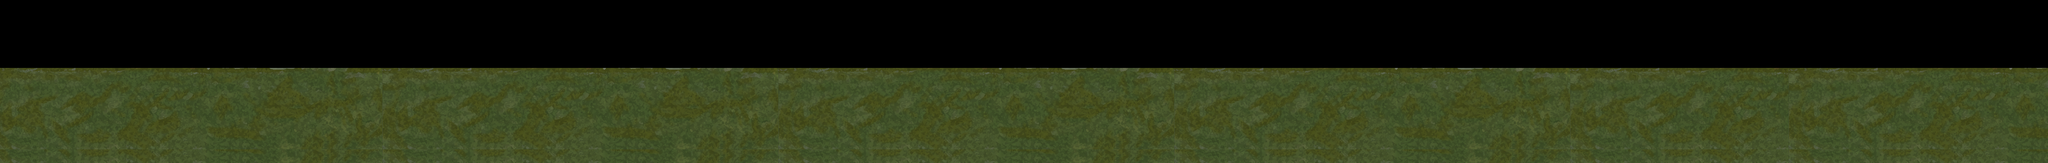

Rendered tile map (Tiled .tmx) drawn with the repository's tilesets; below, a short description and the map source with its tile grids summarised:
An orthogonal 150x12 tile map with 32x32 px tiles, 1 tile layer (Floor), 1 hidden layer not drawn.

<map version="1.0" orientation="orthogonal" width="150" height="12" tilewidth="32" tileheight="32">
 <tileset firstgid="1" name="RVpark" tilewidth="32" tileheight="32">
  <image source="RVpark.png" trans="ff00ff" width="946" height="384" />
 </tileset>
 <layer name="Wall" width="150" height="12" visible="0">
  <data>[1800 cells, 750 non-empty, 145 distinct tile ids]</data>
 </layer>
 <layer name="Floor" width="150" height="12">
  <data>[1800 cells, 1050 non-empty, 174 distinct tile ids]</data>
 </layer>
</map>
